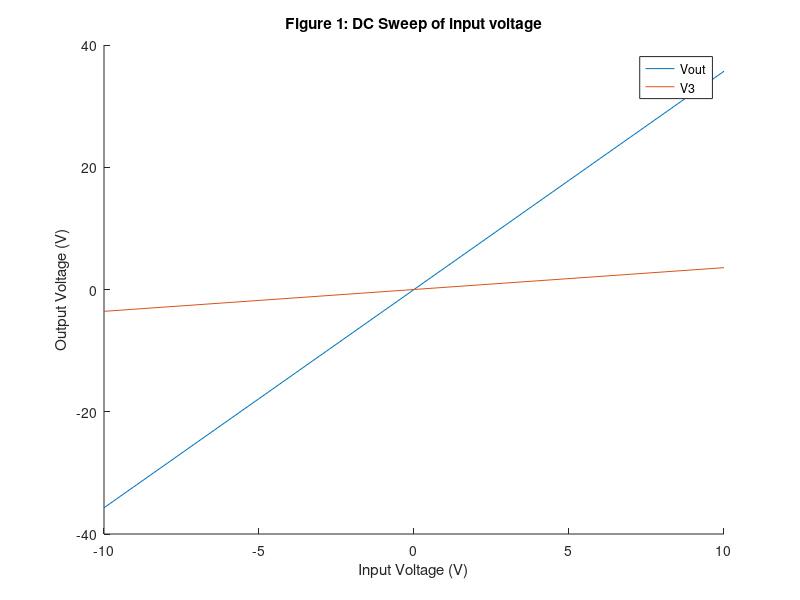
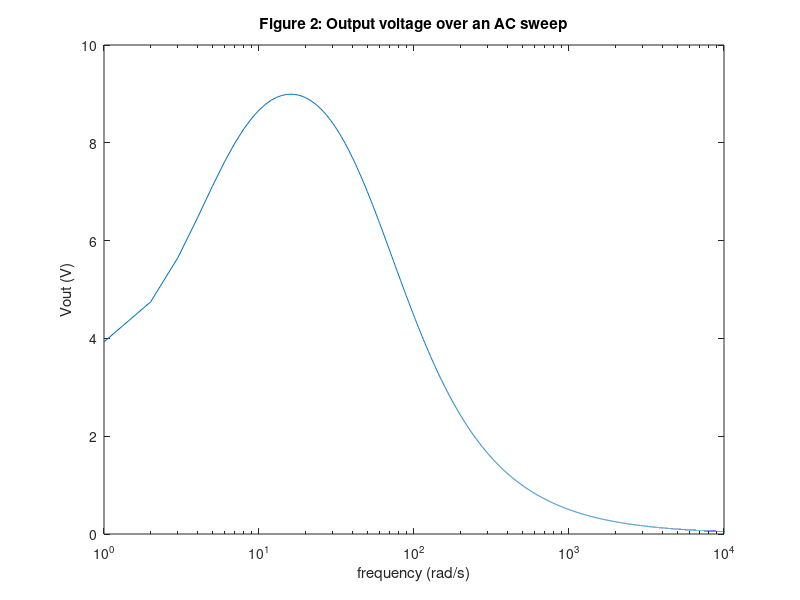
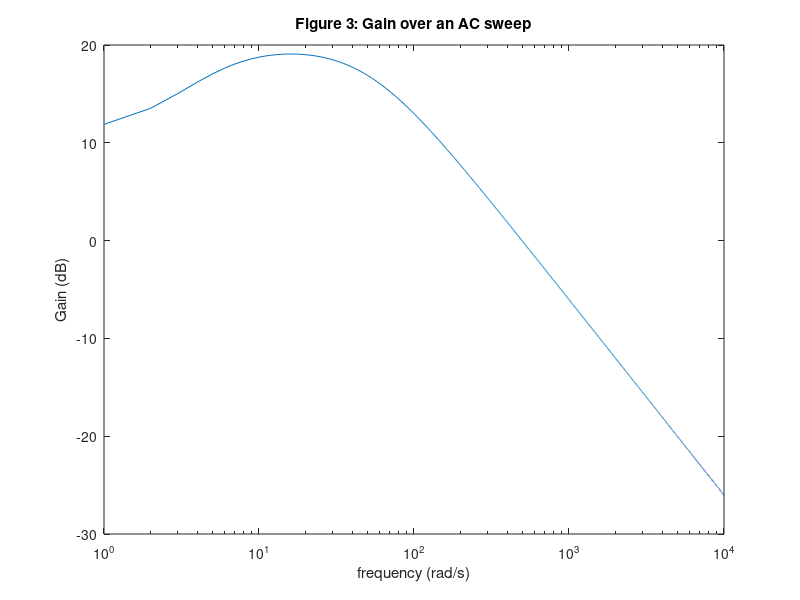

These figures' MATLAB source, in order: (Note: this script raises an error after producing the figures.)
%% Question 1: PA9 Work
% 
% In order to model the circuit with a finite difference model, we need
% the differential equations which represent the circuit
% 
% $V_1 = V_{in}$
% 
% $g_1(V_2-V_1)+C\frac{d(V_2-V_1)}{dt}+G_2V_2-I_L = 0$
% 
% $V_2-V_3- L \frac{dI_L}{dt} = 0$
% 
% $-I_L+g_3V_3 = 0$
% 
% $V_4-\alpha I_3 = 0$
% 
% $G_3V_3- I_3 = 0$
% 
% $G_4(V_O-V_4)+G_OV_O = 0$
% 
% Rewritten in the frequency domain these become
% 
% $V_1 = V_{in}$
% 
% $g_1(V_2-V_1)+j\omega C(V_2-V_1)+G_2V_2-I_L = 0$
% 
% $V_2-V_3- L j\omega I_L = 0$
% 
% $-I_L+g_3V_3 = 0$
% 
% $V_4-\alpha I_3 = 0$
% 
% $G_3V_3- I_3 = 0$
% 
% $G_4(V_O-V_4)+G_OV_O = 0$
% 
% the resultant C and G matrices, along with the F vector can be seen in
% the code block below. the circuit can then be modelled using
% 
% $$(G+j\omega C)V=F(\omega )$$
% 
% 
close all
g1=1;
g2=1/2;
g3=1/10;
g4=1/0.1;
g5=1/1000;
a=100;
c=0.25;
L=0.2;
%V=[V1;V2;Il;V3;I3;V4;V0]
G=[1,0,0,0,0,0,0;
  -g2,g1+g2,-1,0,0,0,0;
  0,1,0,-1,0,0,0;
  0,0,-1,g3,0,0,0;
  0,0,0,0,-a,1,0;
  0,0,0,g3,-1,0,0;
  0,0,0,0,0,-g4,g4+g5]

C=[0,0,0,0,0,0,0;
    -c,c,0,0,0,0,0;
    0,0,-L,0,0,0,0;
    0,0,0,0,0,0,0;
    0,0,0,0,0,0,0;
    0,0,0,0,0,0,0;
    0,0,0,0,0,0,0]


plotV0=[];
plotV3=[];
plotVin=[];
for Vin=-10:10
F=[Vin;0;0;0;0;0;0];    
V=G\F;
plotV0=[plotV0,V(7)];
plotV3=[plotV3,V(4)];
plotVin=[plotVin,Vin];
end
figure(1)
hold on
plot (plotVin,plotV0)
plot (plotVin,plotV3)
title("Figure 1: DC Sweep of input voltage")
xlabel("Input Voltage (V)")
ylabel("Output Voltage (V)")
legend("Vout","V3")

plotV0=[];
plotw=[];
Vin=1;
F=[Vin;0;0;0;0;0;0];
for w=0:10000  
    V=(G+C*1i*w)\F;
    plotV0=[plotV0,V(7)];
    plotw=[plotw,w];
end
figure (2)
semilogx (plotw,abs(plotV0));
title("Figure 2: Output voltage over an AC sweep")
xlabel("frequency (rad/s)")
ylabel("Vout (V)")

figure (3)
semilogx (plotw,20*log10(abs(plotV0)))
title("Figure 3: Gain over an AC sweep")
xlabel("frequency (rad/s)")
ylabel("Gain (dB)")

plotgain=[];
plotc=[];
for i=1:2000
    c=0.25+0.05*randn();
    C=[0,0,0,0,0,0,0;
    -c,c,0,0,0,0,0;
    0,0,-L,0,0,0,0;
    0,0,0,0,0,0,0;
    0,0,0,0,0,0,0;
    0,0,0,0,0,0,0;
    0,0,0,0,0,0,0];
    V=(G+C*1i*pi)\F;
    plotgain=[plotgain,20*log10(abs(V(7)))];
    plotc=[plotc,c];
end

figure (4)
histogram(plotgain)
title("Figure 4: Histogram of Gain for random pertubations of Frequency")
xlabel("Frequency (rad/s)")
ylabel("Count")


%% Question 2 Transient Circuit Simulation
% 
% The circuit will act as a sort of Band Pass filter, with the low side
% rolloff slowed by the R1 in parallel with the capacitor.  thus we expect
% the gain to decrease as the frequency increases above the centre
% frequency.  The current
% controlled voltage source is a source of gain, giving the circuit the
% properties of an amplifier as well. Using a numerical finite difference
% solution, the circuit is simulated in the code block below for a step,
% sinusiodal, and gaussian input.  The input and output voltages for these
% simulations are shown in figures 5, 7, and 9. The signals were also put
% through a fourier transform to get their frequency domain
% representations.  The magnitude plots are shown in figures 6, 8, and 10.
% when the time step is increased by a factor of 10, the simulation becomes
% very innacurate.  This can be seen by comparing figure 11 to figure 9.  


clear
g1=1;
g2=1/2;
g3=1/10;
g4=1/0.1;
g5=1/1000;
a=100;
c=0.25;
L=0.2;

G=[1,0,0,0,0,0,0;
  -g2,g1+g2,-1,0,0,0,0;
  0,1,0,-1,0,0,0;
  0,0,-1,g3,0,0,0;
  0,0,0,0,-a,1,0;
  0,0,0,g3,-1,0,0;
  0,0,0,0,0,-g4,g4+g5];

C=[0,0,0,0,0,0,0;
    -c,c,0,0,0,0,0;
    0,0,-L,0,0,0,0;
    0,0,0,0,0,0,0;
    0,0,0,0,0,0,0;
    0,0,0,0,0,0,0;
    0,0,0,0,0,0,0];

%V=[V1;V2;Il;V3;I3;V4;V0]
t=linspace(0,1,1000);
dt=t(2)-t(1);
V=zeros(7,1000);
plotV0=[];
plotVin=[];
Vin=0;
for i=1:1000
    if t(i)>0.03
    Vin=1;
    end
    F=[Vin;0;0;0;0;0;0];
    if i==1
        V(:,i)=((C/dt + G)^-1)*(F);
    else
        V(:,i)=((C/dt + G)^-1)*(C*(V(:,i-1)/dt)+F);
    end
    plotV0=[plotV0,V(7,i)];
    plotVin=[plotVin,Vin];
end
figure(5)
plot(t,plotV0)
hold on
plot(t,plotVin)
title("Figure 5: Voltage over Time for Step Input")
xlabel("Time (s)")
ylabel("Voltage (V)")
legend("Vout","Vin")

figure(6)
semilogy(linspace(-500,500,1000),fftshift(abs(fft(plotV0))))
hold on
semilogy(linspace(-500,500,1000),fftshift(abs(fft(plotVin))))
title("Figure 6: Magnitude in Frequency Domain for Step Input")
xlabel("Frequency (Hz)")
ylabel("Magnitude (V)")
legend("output","input")

V=zeros(7,1000);
plotV0=[];
plotVin=[];
Vin=0;
f=1/(0.03); %frequency of sin
for i=1:1000
    Vin=sin(2*pi*f*t(i));
    F=[Vin;0;0;0;0;0;0];
    if i==1
        V(:,i)=((C/dt + G)^-1)*(F);
    else
        V(:,i)=((C/dt + G)^-1)*(C*(V(:,i-1)/dt)+F);
    end
    plotV0=[plotV0,V(7,i)];
    plotVin=[plotVin,Vin];
end
figure(7)
plot(t,plotV0)
hold on
plot(t,plotVin)
title("Figure 7: Voltage over Time for sin Input")
xlabel("Time (s)")
ylabel("Voltage (V)")
legend("Vout","Vin")

figure(8)
semilogy(linspace(-500,500,1000),fftshift(abs(fft(plotV0))))
hold on
semilogy(linspace(-500,500,1000),fftshift(abs(fft(plotVin))))
title("Figure 8: Magnitude in Frequency Domain for sin Input")
xlabel("Frequency (Hz)")
ylabel("Magnitude (V)")
legend("output","input")

V=zeros(7,1000);
plotV0=[];
plotVin=[];
for i=1:1000
    Vin=exp(-((t(i)-0.06)^2)/(2*0.03^2));
    F=[Vin;0;0;0;0;0;0];
    if i==1
        V(:,i)=((C/dt + G)^-1)*(F);
    else
        V(:,i)=((C/dt + G)^-1)*(C*(V(:,i-1)/dt)+F);
    end
    plotV0=[plotV0,V(7,i)];
    plotVin=[plotVin,Vin];
end
figure(9)
plot(t,plotV0)
hold on
plot(t,plotVin)
title("Figure 9: Voltage over Time for Gaussian Input")
xlabel("Time (s)")
ylabel("Voltage (V)")
legend("Vout","Vin")

figure(10)
semilogy(linspace(-500,500,1000),fftshift(abs(fft(plotV0))))
hold on
semilogy(linspace(-500,500,1000),fftshift(abs(fft(plotVin))))
title("Figure 10: Magnitude in Frequency Domain for Gaussian Input")
xlabel("Frequency (Hz)")
ylabel("Magnitude (V)")
legend("output","input")
V=zeros(7,500);
plotV0=[];
plotVin=[];
Vin=0;
f=1/(0.03); %frequency of sin
for i=1:100
    Vin=exp(-((t(i)-0.06)^2)/(2*0.03^2));
    F=[Vin;0;0;0;0;0;0];
    if i==1
        V(:,i)=((C/dt + G)^-1)*(F);
    else
        V(:,i)=((C/(10*dt) + G)^-1)*(C*(V(:,i-1)/(10*dt))+F);
    end
    plotV0=[plotV0,V(7,i)];
    plotVin=[plotVin,Vin];
end
figure(11)
newt=linspace(0,1,100);
plot(newt,plotV0)
hold on
plot(newt,plotVin)
title("Figure 11: Voltage over Time for Gaussian Input with Reduced Timestep")
xlabel("Time (s)")
ylabel("Voltage (V)")
legend("Vout","Vin")

%% Question 3: Circuit with Noise
% 
% To simulate thermal noise in R3, we add a current source and capacitor in
% parralel to it.  The current source simulates the noise, while the
% capacator serves to bandwidth limit that noise.  This requires an extra
% equation to be added, adding an extra line to the C and G matricies.  the
% new matricies are included in the code block below, and output into the
% report.  Figure 12 shows the input and output voltage for a gaussian
% input.  Figure 13 shows the fourier transforms of those signals.
% increasing Cn lowers the noise level, this can be most clearly seen in
% the fourier transform plots in figures 13, 15, and 17. The voltage plots 
% are in figures 12, 14, and 16. Increasing the time step once again causes
% the signals to be very innacurate.  It also has the additional effect of
% lessening the frequency of the noise, as can be seen by comparing figure
% 18 to figure 12.  

clear
g1=1;
g2=1/2;
g3=1/10;
g4=1/0.1;
g5=1/1000;
a=100;
c=0.25;
L=0.2;
cn=0.00001;

G=[1,0,0,0,0,0,0,0;
  -g2,g1+g2,-1,0,0,0,0,0;
  0,1,0,-1,0,0,0,0;
  0,0,-1,g3,0,0,0,-1;
  0,0,0,0,-a,1,0,0;
  0,0,0,g3,-1,0,0,0;
  0,0,0,0,0,-g4,g4+g5,0;
  0,0,0,0,0,0,0,1]

C=[0,0,0,0,0,0,0,0;
    -c,c,0,0,0,0,0,0;
    0,0,-L,0,0,0,0,0;
    0,0,0,cn,0,0,0,0;
    0,0,0,0,0,0,0,0;
    0,0,0,0,0,0,0,0;
    0,0,0,0,0,0,0,0;
    0,0,0,0,0,0,0,0]

%V=[V1;V2;Il;V3;I3;V4;V0;In]
t=linspace(0,1,1000);
dt=t(2)-t(1);
V=zeros(8,1000);
plotV0=[];
plotVin=[];
for i=1:1000
    Vin=exp(-((t(i)-0.06)^2)/(2*0.03^2));
    In=0.001*randn();
    F=[Vin;0;0;0;0;0;0;In];
    if i==1
        V(:,i)=((C/dt + G)^-1)*(F);
    else
        V(:,i)=((C/dt + G)^-1)*(C*(V(:,i-1)/dt)+F);
    end
    plotV0=[plotV0,V(7,i)];
    plotVin=[plotVin,Vin];
end
figure(12)
plot(t,plotV0)
hold on
plot(t,plotVin)
title({"Figure 12: Voltage over Time for Gaussian Input with noise", "Cn=0.00001"})
xlabel("Time (s)")
ylabel("Voltage (V)")
legend("Vout","Vin")
figure(13)
semilogy(linspace(-500,500,1000),fftshift(abs(fft(plotV0))))
hold on
semilogy(linspace(-500,500,1000),fftshift(abs(fft(plotVin))))
title({"Figure 13: Magnitude in Frequency Domain for Gaussian Input with noise","Cn=0.00001"})
xlabel("Frequency (Hz)")
ylabel("Magnitude (V)")
legend("output","input")

cn=0.00005;
C=[0,0,0,0,0,0,0,0;
    -c,c,0,0,0,0,0,0;
    0,0,-L,0,0,0,0,0;
    0,0,0,cn,0,0,0,0;
    0,0,0,0,0,0,0,0;
    0,0,0,0,0,0,0,0;
    0,0,0,0,0,0,0,0;
    0,0,0,0,0,0,0,0];
V=zeros(8,1000);
plotV0=[];
plotVin=[];
for i=1:1000
    Vin=exp(-((t(i)-0.06)^2)/(2*0.03^2));
    In=0.001*randn();
    F=[Vin;0;0;0;0;0;0;In];
    if i==1
        V(:,i)=((C/dt + G)^-1)*(F);
    else
        V(:,i)=((C/dt + G)^-1)*(C*(V(:,i-1)/dt)+F);
    end
    plotV0=[plotV0,V(7,i)];
    plotVin=[plotVin,Vin];
end
figure(14)
plot(t,plotV0)
hold on
plot(t,plotVin)
title({"Figure 14: Voltage over Time for Gaussian Input with noise","Cn=0.00005"})
xlabel("Time (s)")
ylabel("Voltage (V)")
legend("Vout","Vin")
figure(15)
semilogy(linspace(-500,500,1000),fftshift(abs(fft(plotV0))))
hold on
semilogy(linspace(-500,500,1000),fftshift(abs(fft(plotVin))))
title({"Figure 15: Magnitude in Frequency Domain for Gaussian Input with noise","Cn=0.00005"})
xlabel("Frequency (Hz)")
ylabel("Magnitude (V)")
legend("output","input")

cn=0.0005;
C=[0,0,0,0,0,0,0,0;
    -c,c,0,0,0,0,0,0;
    0,0,-L,0,0,0,0,0;
    0,0,0,cn,0,0,0,0;
    0,0,0,0,0,0,0,0;
    0,0,0,0,0,0,0,0;
    0,0,0,0,0,0,0,0;
    0,0,0,0,0,0,0,0];
V=zeros(8,1000);
plotV0=[];
plotVin=[];
for i=1:1000
    Vin=exp(-((t(i)-0.06)^2)/(2*0.03^2));
    In=0.001*randn();
    F=[Vin;0;0;0;0;0;0;In];
    if i==1
        V(:,i)=((C/dt + G)^-1)*(F);
    else
        V(:,i)=((C/dt + G)^-1)*(C*(V(:,i-1)/dt)+F);
    end
    plotV0=[plotV0,V(7,i)];
    plotVin=[plotVin,Vin];
end
figure(16)
plot(t,plotV0)
hold on
plot(t,plotVin)
title({"Figure 14: Voltage over Time for Gaussian Input with noise","Cn=0.0005"})
xlabel("Time (s)")
ylabel("Voltage (V)")
legend("Vout","Vin")
figure(17)
semilogy(linspace(-500,500,1000),fftshift(abs(fft(plotV0))))
hold on
semilogy(linspace(-500,500,1000),fftshift(abs(fft(plotVin))))
title({"Figure 17: Magnitude in Frequency Domain for Gaussian Input with noise","Cn=0.0005"})
xlabel("Frequency (Hz)")
ylabel("Magnitude (V)")
legend("output","input")

cn=0.00001;
C=[0,0,0,0,0,0,0,0;
    -c,c,0,0,0,0,0,0;
    0,0,-L,0,0,0,0,0;
    0,0,0,cn,0,0,0,0;
    0,0,0,0,0,0,0,0;
    0,0,0,0,0,0,0,0;
    0,0,0,0,0,0,0,0;
    0,0,0,0,0,0,0,0];
V=zeros(8,200);
t=linspace(0,1,200);
dt=t(2)-t(1);
plotV0=[];
plotVin=[];
for i=1:200
    Vin=exp(-((t(i)-0.06)^2)/(2*0.03^2));
    In=0.001*randn();
    F=[Vin;0;0;0;0;0;0;In];
    if i==1
        V(:,i)=((C/dt + G)^-1)*(F);
    else
        V(:,i)=((C/dt + G)^-1)*(C*(V(:,i-1)/dt)+F);
    end
    plotV0=[plotV0,V(7,i)];
    plotVin=[plotVin,Vin];
end
figure(18)
plot(t,plotV0)
hold on
plot(t,plotVin)
title({"Figure 18: Voltage over Time for Gaussian Input with noise","Reduced Timestep"})
xlabel("Time (s)")
ylabel("Voltage (V)")
legend("Vout","Vin")
figure(19)
semilogy(linspace(-500,500,200),fftshift(abs(fft(plotV0))))
hold on
semilogy(linspace(-500,500,200),fftshift(abs(fft(plotVin))))
title({"Figure 19: Magnitude in Frequency Domain for Gaussian Input with noise","Reduced Timestep"})
xlabel("Frequency (Hz)")
ylabel("Magnitude (V)")
legend("output","input")

%% Question 4: Non-linearity
% 
% If the current controlled voltage source on the output stage were
% non-linear, e.g modeled by $V=\alpha I_3+\beta I^2_3 +\gamma I^3_3$ then
% an extra non-linear component would need to be added to the equation to
% account for this.  in the matrix solution, a non-linear B-vector would be
% added such that the time domain equation becomes
% 
% $$C\frac{dV}{dt}+GV+B=F$$
% 
% with the V4 component of B being $\beta {(G_3V_3)}^2+\gamma {(G_3V_3)}^3$. B
% is a function of V3 at the current time, and thus in addition to iterating over time, we will
% need to iterate within each timestep to converge on a value for B.  
